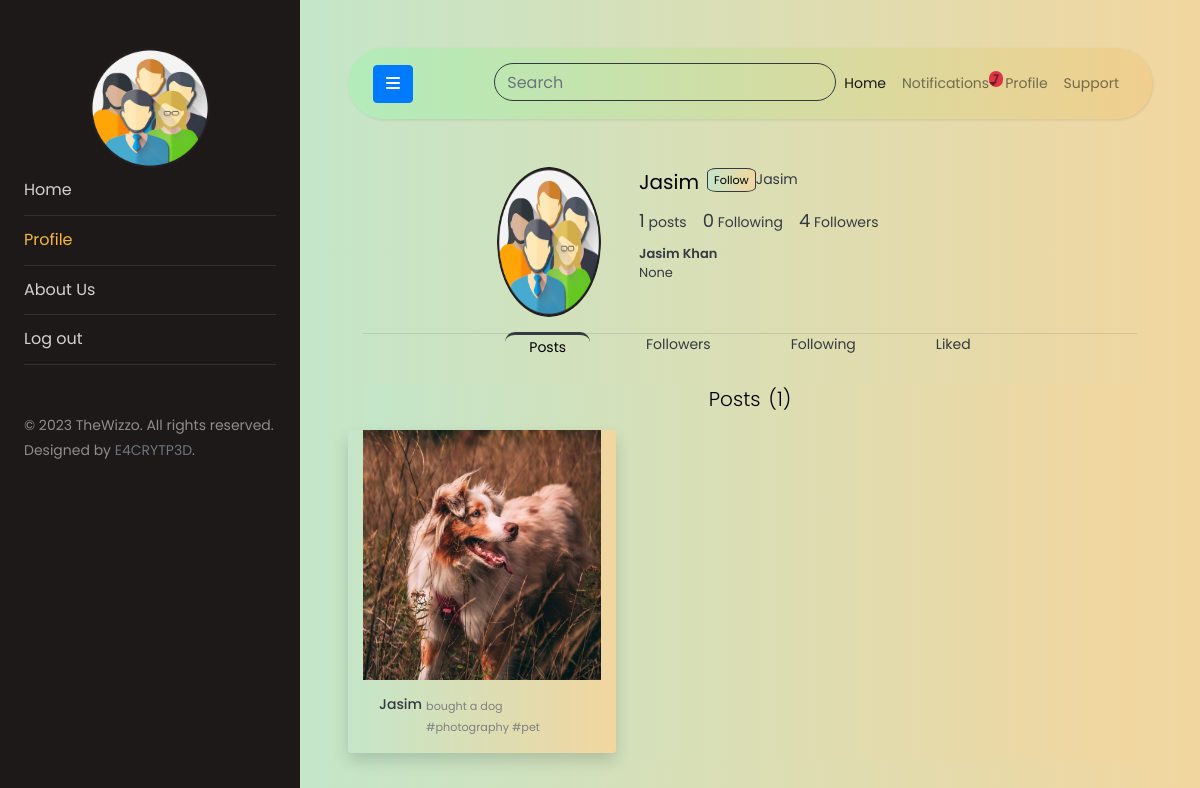
Screenshot of /user/Jasim/profile (signed in) with the database file from the repository.
### users/models.py (models this page shows, shortened)
class User(AbstractUser):
    genders = [
        ('Male', 'Male'),
        ('Female', 'Female'),
        ('Custom', 'Custom'),
        ('Prefer not to say', 'Prefer not to say')
    ]
    date_of_birth = models.DateField(blank=True, null=True)
    gender = models.CharField(
        choices=genders, max_length=20, default="Unknown")

class Profile(models.Model):
    user = models.OneToOneField(
        'User', related_name='profile', on_delete=models.CASCADE)
    bio = models.CharField(default="", blank=True, null=True, max_length=75)
    follows = models.ManyToManyField(
        User, related_name='follows', blank=True, symmetrical=False)
    updated = models.DateTimeField(auto_now=True)
    created = models.DateTimeField(auto_now_add=True)
    profile_pic = models.ImageField(
        upload_to='profile_pics', blank=True, null=True)

### usertimeline/models.py (models this page shows)
class Post(models.Model):
    image = models.ImageField(upload_to='posts', blank=True)
    caption = models.TextField(max_length=150)
    likes = models.ManyToManyField(User, related_name='postlikes', blank=True)
    post_created = models.DateTimeField(auto_now_add=True)
    post_updated = models.DateTimeField(auto_now=True)
    user = models.ForeignKey(
        User, related_name='post', on_delete=models.CASCADE)
    class Meta:
        ordering = ['-post_created']
    def __str__(self) -> str:
        return f"{self.user}'s post"
    def get_likes(self):
        return self.likes.all().count()

### users/views.py (the view)
# urls.py: path('<str:user>/profile', views.user_profile, name='userprofile'),
@login_required
def user_profile(request, user):
    try:
        user = User.objects.select_related('profile').get(username=user)
    except Exception:
        return HttpResponse('<div class="text-danger">Error occured</div>')
    return render(request, 'users/userprofile.html', {'puser': user})

### usertimeline/models.py (called while the page is built)
    def all(self):
        return super().filter(is_seen=False)

### templates/users/userprofile.html (shortened to what this page needs)
{% extends 'base.html' %}
{% block profile %}
active
{% endblock profile %}
{% block content %}
<div class="container">
    <header class="row">
        <div class="col-sm-2 col-auto offset-2 mt-2">
            <div class="position-relative profile-picture">
                <div>
                    <img class="rounded-circle w-100" src="{{puser.profile.profile_pic.url}}" alt="profile pic"
                        height="150px">
                </div>
            </div>
        </div>
        <div class="col-8 text-dark mt-2">
            <div class="d-flex flex-row">
                <h5 class="mx-2">{{puser.username}}</h5>
                {% if puser != user %}
                {% if  puser not in user.profile.follows.all%}
                <div>
                    <button hx-post="{% url 'follow' puser %}" hx-headers='{"X-CSRFToken": "{{csrf_token}}"}'
                        hx-vals='{"wizu":"{{puser.id}}"}'
                        class="border border-dark bg-gradient btn-follow small">Follow</button>
                </div>
                {{puser}}
                {% endif %}
                {% endif %}
            </div>
            <div class="d-flex flex-row">
                <div class="mx-md-2 mx-1">
                    <span class="font-count">{{puser.post.all.count}}</span> posts
                </div>
                <div class="mx-md-2 mx-1">
                    <span class="font-count">{{puser.profile.follows.count}}</span> Following
                </div>
                <div class="mx-md-2 mx-1">
                    <span class="font-count">{{puser.follows.count}}</span> Followers
                </div>
            </div>
            <div class="d-flex flex-column">
                <h6 class="profile-full-name mx-2 mt-2 mb-0"><span>{{puser.first_name}}</span>
                    <span>{{puser.last_name}}</span>
                </h6>
                <p class="mx-2 mt-0" style="font-size: small;">{{puser.profile.bio}}</p>
            </div>
        </div>
    </header>
    <hr class="mb-0 pb-0">
    <div class="d-flex flex-row justify-content-center mt-0">
        <div class="mx-md-3 border-dark px-md-4 px-2 profile-link pl-active" hx-get="{%url 'posts' puser %}"
            hx-target="#user-content" id="posts"><a onclick="activeTab('posts')" class="text-decoration-none"
                href="#posts">Posts</a> </div>
        <div class="mx-md-3 border-dark px-2 px-md-4 profile-link" hx-get="{%url 'followers' puser.username %}"
            hx-target="#user-content" id="followers"><a onclick="activeTab('followers')" href="#followers">Followers</a>
        </div>
        <div class="mx-md-3 border-dark px-2 px-md-4 profile-link" hx-get="{%url 'following' puser.username %}"
            hx-target="#user-content" id="following"><a onclick="activeTab('following')" href="#following">Following</a>
        </div>
        <div class="mx-md-3 border-dark px-2 px-md-4 profile-link" hx-get="{% url 'likedpost' puser %}"
            hx-target="#user-content" id="likedposts"><a onclick="activeTab('likedposts')" href="#likedposts">Liked</a>
        </div>
    </div>
    <div class="container-sm">
        <div id="user-content" class="bg-gradient">
            {% include 'users/partials/posts.html' %}
        </div>
    </div>
</div>
{% endblock content %}

### templates/base.html (shortened to what this page needs)
<!DOCTYPE html>
<html lang="en">
{% load static %}
<head>
	<link rel="stylesheet" href="https://cdnjs.cloudflare.com/ajax/libs/font-awesome/6.2.1/css/all.min.css"
 />
	<link rel="stylesheet" href="{% static 'css/style.css' %}" />
</head>
<body>
	<div class="wrapper d-flex align-items-stretch">
		<nav id="sidebar">
			<div class="p-4 pt-5">
				<a href="#" class="img logo rounded-circle mb-5"
					style="background-image: url({{user.profile.profile_pic.url}});"></a>
				<ul class="list-unstyled components mb-5">
					<li class="{% block home %}{% endblock home %}">
						<a href="{% url 'wizzo-home' %}">Home</a>
					</li>
					<li class="{% block profile %}{% endblock profile %}">
						<a href="{% url 'userprofile' user.username %}">Profile</a>
					</li>
					<li class="nav-item {% block about %}{% endblock about %}">
						<a class="nav-link" href="{% url 'about' %}">About Us</a>
					</li>
					<li>
						<a href="{% url 'userlogout' %}">Log out</a>
					</li>
				</ul>
				<div class="footer">
					<p>
						© 2023 TheWizzo. All rights reserved. Designed by
						<a href="https://github.com/e4crypt3d" target="_blank"
							class="text-decoration-none text-secondary">E4CRYTP3D</a>.
					</p>
				</div>
			</div>
		</nav>
		<div id="content" class="p-4 p-md-5 bg-gradient">
			<nav class="navbar navbar-expand-lg navbar-light navbar-gradient rounded-pill">
				<div class="container-fluid">
					<button type="button" id="sidebarCollapse" class="btn btn-primary">
						<i class="fa fa-bars"></i>
					</button>
					<div class="collapse navbar-collapse" id="topnavbar">
						<ul class="nav navbar-nav ml-auto">
							<li class="nav-item my-3 my-lg-0">
								<div class="position-relative search-bar">
									<input hx-post="{% url 'search' %}" hx-trigger="keyup changed delay:500ms"
										hx-vals='{"csrfmiddlewaretoken":"{{csrf_token}}"}'
										style="border-radius: 20px; background-color: transparent" type="text"
										class="form-control border-dark" placeholder="Search" aria-label="Search"
										hx-target="#searched" name="query" />
								</div>
							</li>
							<li class="nav-item active">
								<a class="nav-link" href="{% url 'wizzo-home' %}">Home</a>
							</li>
							<li class="nav-item position-relative" id="notifications">
								{% include 'usertimeline/partials/notifications.html' %}
							</li>
							<li class="nav-item">
								<a class="nav-link" href="{% url 'userprofile' user.username %}">Profile</a>
							</li>
							<li class="nav-item">
								<a class="nav-link" href="#">Support</a>
							</li>
						</ul>
					</div>
				</div>
			</nav>
			{% block content %} {% endblock content %}
		</div>
	</div>
</body>
</html>

### templates/usertimeline/partials/notifications.html (shortened to what this page needs)
<a class="nav-link position-relative dropdown-toggle" href="#" type="button" data-bs-toggle="dropdown"
    data-bs-target="#notificationDropdown" aria-expanded="false">
    Notifications
    <span class="position-absolute top-0 start-100 translate-middle badge rounded-pill bg-danger">
        {{user.receiver.all.count}}
    </span>
</a>

### templates/users/partials/posts.html (shortened to what this page needs)
<h3 class="text-center mb-2 mt-4 lead">Posts<span class="ml-2">({{puser.post.all.count}})</span></h3>
<div class="row">
    {% for post in puser.post.all %}
    <div class="col my-2 card-hover shadow bg-gradient col-md-4 rounded rounded-5"
        style="min-height: 320px;height: auto;">
        <div class="position-relative bg-dark">
            <img src="{{post.image.url}}" class="card-img-top card-image" alt="{{post}}"
                style="min-height: 250px; height: 240px;">
        </div>
        <div class="card-body p-3">
            <div class="d-flex flex-row">
                <h6 class="text-dark mr-1" style="font-size: 14px;">
                    <a href="{% url 'userprofile' post.user %}" class="text-dark">
                        {{post.user}}
                    </a>
                </h6>
                <p class="card-text small">{{post.caption}}</p>
            </div>
        </div>
    </div>
    {% endfor %}
</div>

### rows the page displays
User: profile.profile_pic (placeholder picture), receiver.all.count "7"
User: profile.profile_pic (placeholder picture), username "Jasim", post.all.count "1", profile.follows.count "0", follows.count "4", first_name "Jasim", last_name "Khan", profile.bio "None"
Post: image (picture), user "Jasim", caption "bought a dog #photography #pet"
